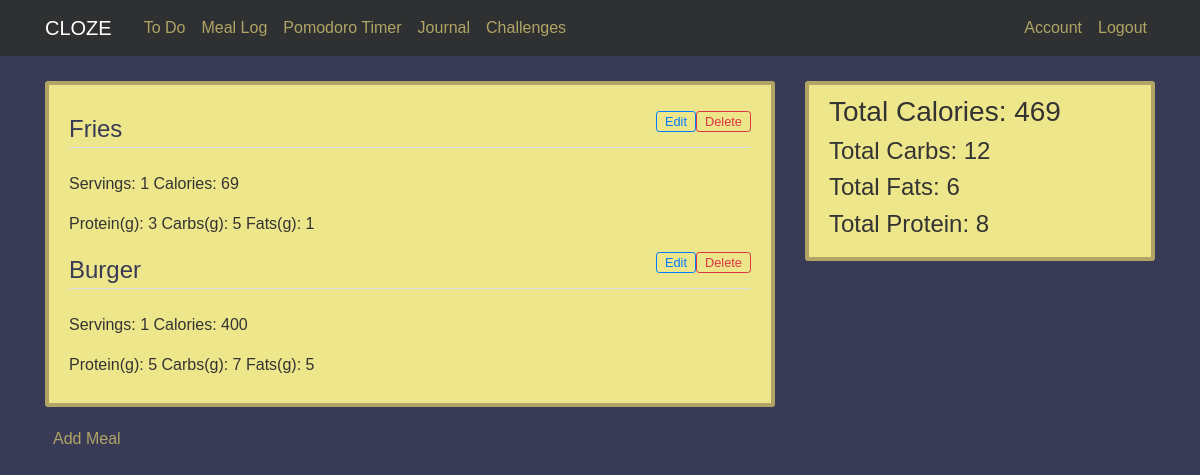
Page /meal-log (signed in) on the committed database.
### cloze/models.py (models this page shows)
class Meal(db.Model):
    id = db.Column(db.Integer, primary_key=True)
    food = db.Column(db.String(128), index=True, nullable=False)
    servings = db.Column(db.Integer, index=True)
    calories = db.Column(db.Integer, index=True)
    protein = db.Column(db.Integer, index=True)
    carbs = db.Column(db.Integer, index=True)
    fats = db.Column(db.Integer, index=True)
    user_id = db.Column(db.Integer, db.ForeignKey('user.id'), nullable=False)

### cloze/routes.py (the view)
@app.route('/meal-log', methods=['GET'])
@login_required
def mealLog():
    meals = db.session.query(Meal).filter_by(owner=current_user)
    return render_template('mealLog.html', title = 'Meal Log', meals = meals, totCal=getTotals("calories"), totFat=getTotals("fat"), totProtein=getTotals("protein"), totCarbs=getTotals("carbs"))

### cloze/mealLog.py (called while the page is built)
def getTotals(type):
    if(type == "calories"):
        return getTotalCalories()
    if(type == "fat"):
        return getTotalFat()
    if(type == "carbs"):
        return getTotalCarbs()
    if(type == "protein"):
        return getTotalProtein()

def getTotalCalories():
    mealList = db.session.query(Meal).filter_by(owner=current_user)
    totalCalories = 0
    for meal in mealList:
        totalCalories += (meal.calories * meal.servings)
    return totalCalories

def getTotalFat():
    mealList = db.session.query(Meal).filter_by(owner=current_user)
    totalFat = 0
    for meal in mealList:
        totalFat += (meal.fats * meal.servings)
    return totalFat

def getTotalCarbs():
    mealList = db.session.query(Meal).filter_by(owner=current_user)
    totalCarbs = 0
    for meal in mealList:
        totalCarbs += (meal.carbs * meal.servings)
    return totalCarbs

def getTotalProtein():
    mealList = db.session.query(Meal).filter_by(owner=current_user)
    totalProtein = 0
    for meal in mealList:
        totalProtein += (meal.protein * meal.servings)
    return totalProtein

### cloze/models.py (called while the page is built)
@login_manager.user_loader
def load_user(userId):
    return User.query.get(int(userId))

### cloze/Templates/mealLog.html
{% extends "layout.html" %}
{% block content %}
<div class="col-md-8">
    <div class="content-section">
    {% for meal in meals %}
        <div class="">
            <form action="{{ url_for('delete_meal', id=meal.id) }}" method="POST" >
                <input align="right" class="btn btn-sm btn-outline-danger py-0" style="float: right; font-size: 0.8em;" type="submit" value="Delete">
            </form>
            <form action="{{ url_for('edit_meal', id=meal.id) }}" method="POST" >
                <input align="right" class="btn btn-sm btn-outline-primary py-0" style="float: right; font-size: 0.8em;" type="submit" value="Edit">
            </form>
            <legend class="border-bottom mb-4 text-navy">{{meal.food}}</legend>
            <p>
                Servings: {{meal.servings}}
                Calories: {{meal.calories}}
            </p>
            <p>
                Protein(g): {{meal.protein}}
                Carbs(g): {{meal.carbs}}
                Fats(g): {{meal.fats}}
            </p>
        </div>
    {% endfor %}
    </div>
    <a class="ml-2" href="{{ url_for('mealLogAdd') }}">Add Meal</a>
</div>
<div class="col-md-4">
    <div class="content-section">
        <h3>Total Calories: {{totCal}}</h3>
        <h4>Total Carbs: {{totCarbs}}</h4>
        <h4>Total Fats: {{totFat}}</h4>
        <h4>Total Protein: {{totProtein}}</h4>
    </div>
</div>
{% endblock content %}

### cloze/static/css/main.css (style rules this page uses)
body { font-family: "Source Sans Pro", sans-serif; background: #383a56; color: #333333; margin-top: 5rem; }
a { color: #b0a565; }
legend { border-color: black; }
.text-navy { color: #383a56; }
.content-section { background: #ede68a; padding: 10px 20px; border: 4px solid #b0a565; border-radius: 3px; margin-bottom: 20px; }

### rows in the picture
Meal: food "Fries", servings "1", calories "69", protein "3", carbs "5", fats "1"
Meal: food "Burger", servings "1", calories "400", protein "5", carbs "7", fats "5"

### other values in the picture
{{ totCal }} "469"
{{ totCarbs }} "12"
{{ totFat }} "6"
{{ totProtein }} "8"
